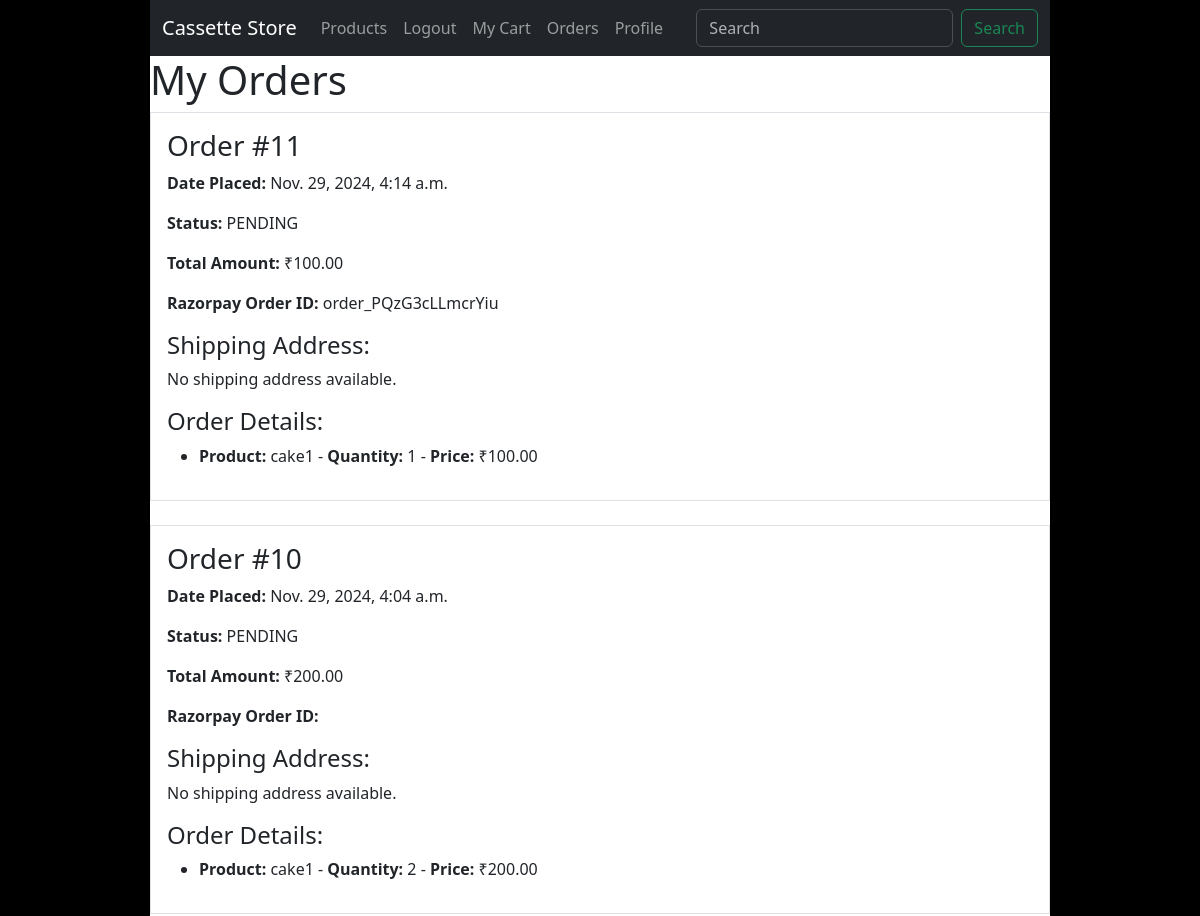
Before: /order_history/ (signed in, upper part) with the older database file.
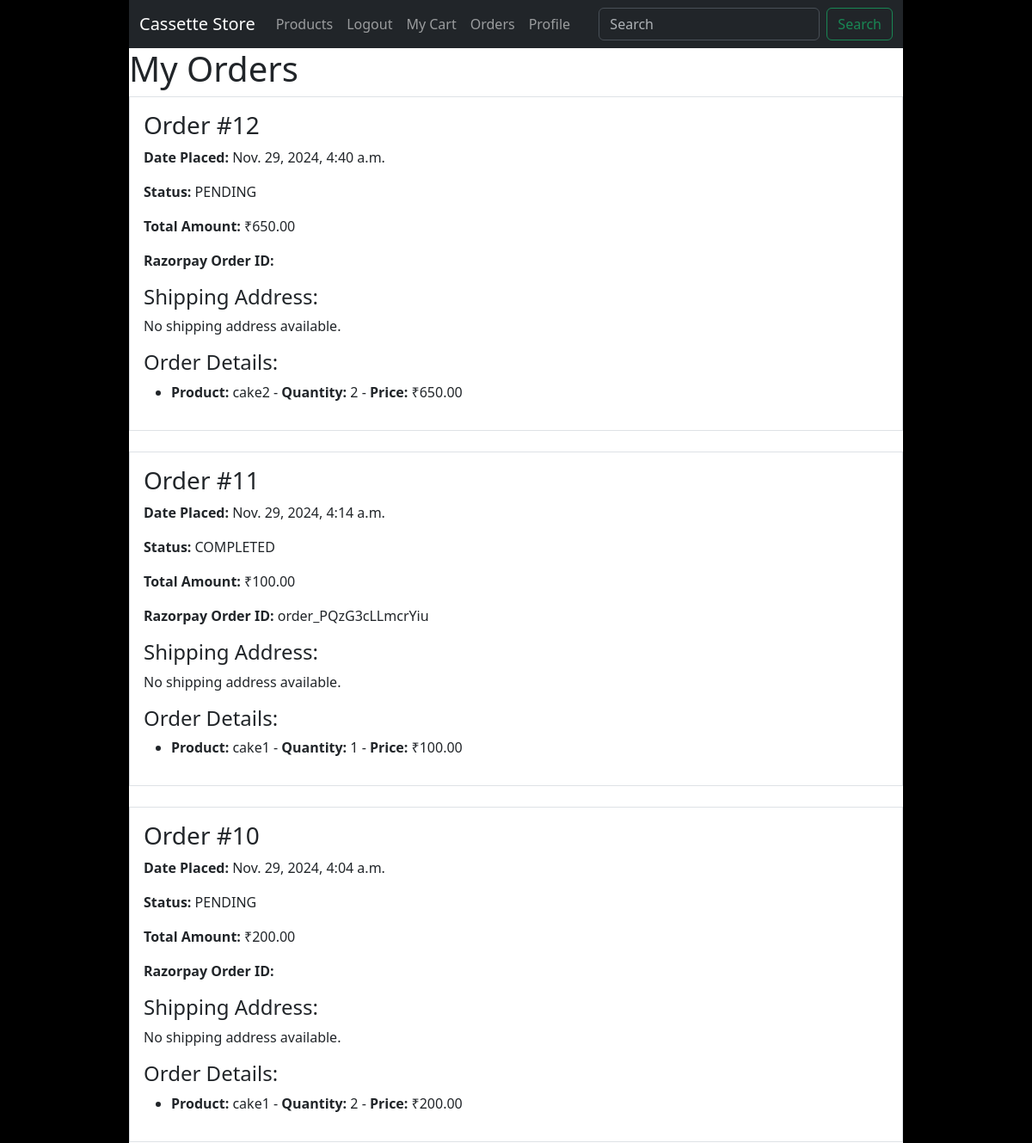
After: the same page with the newer database file.
### orders/models.py (models this page shows, shortened)
class Order(models.Model):
    user = models.ForeignKey(User, on_delete=models.CASCADE)
    order_date = models.DateTimeField(auto_now_add=True)
    total_amount = models.DecimalField(max_digits=10, decimal_places=2)
    status = models.CharField(max_length=20, choices=[('PENDING','Pending'),('COMPLETED','Completed')])
    razorpay_order_id = models.CharField(max_length=255)
    address = models.ForeignKey(Address, on_delete=models.CASCADE, null=True, blank=True, related_name="orders")

class OrderDetails(models.Model):
    order = models.ForeignKey(Order, related_name="order_details", on_delete=models.CASCADE)
    order_item = models.ForeignKey(Product, on_delete=models.CASCADE)
    quantity = models.PositiveIntegerField()
    price = models.DecimalField(max_digits=10, decimal_places=2)

### myapp/models.py (models this page shows, shortened)
class Product(models.Model):
    name = models.CharField(max_length=100) # becomes varchar
    price = models.PositiveIntegerField() # becomes unsigned int
    description = models.TextField() # becomes long or medium text
    stock = models.PositiveIntegerField(default=1)
    created_at =  models.DateTimeField(auto_now_add=True) # stores the curdatetime() in a datetime field
    pic = models.ImageField(upload_to="products/", null = True)

### orders/views.py (the view)
# urls.py: path('order_history/', views.order_history, name='order_history'),
def order_history(request):
    if not request.user.is_authenticated:
        return redirect('login')
    orders = Order.objects.filter(user=request.user).prefetch_related('order_details').order_by('-order_date')
    context =  {
        'orders': orders
        }
    return render(request, 'order_history.html', context)

### orders/templates/order_history.html (shortened to what this page needs)
{% extends 'base.html' %}
{% load static %}
{% block content %}
<h1>My Orders</h1>
{% if orders %}
    {% for order in orders %}
        <div class="order-card mb-4 border p-3">
            <h3>Order #{{ order.id }}</h3>
            <p><strong>Date Placed:</strong> {{ order.order_date }}</p>
            <p><strong>Status:</strong> {{ order.status }}</p>
            <p><strong>Total Amount:</strong> ₹{{ order.total_amount }}</p>
            <p><strong>Razorpay Order ID:</strong> {{ order.razorpay_order_id }}</p>
            <h4>Shipping Address:</h4>
            {% if order.address %}
                <p><strong>Address Line 1:</strong> {{ order.address.address_line1 }}</p>
                <p><strong>Address Line 2:</strong> {{ order.address.address_line2 }}</p>
                <p><strong>City:</strong> {{ order.address.city }}</p>
                <p><strong>State:</strong> {{ order.address.state }}</p>
                <p><strong>ZIP Code:</strong> {{ order.address.zip_code }}</p>
                <p><strong>Country:</strong> {{ order.address.country }}</p>
            {% else %}
                <p>No shipping address available.</p>
            {% endif %}
            <h4>Order Details:</h4>
            <ul>
                {% for item in order.order_details.all %}
                    <li>
                        <strong>Product:</strong> {{ item.order_item.name }} -
                        <strong>Quantity:</strong> {{ item.quantity }} -
                        <strong>Price:</strong> ₹{{ item.price }}
                    </li>
                {% endfor %}
            </ul>
        </div>
    {% endfor %}
{% else %}
    <p>No orders found!</p>
{% endif %}
{% endblock %}

Changed rows visible on the page:
added Order: id "12", order_date "Nov. 29, 2024, 4:40 a.m.", status "PENDING", total_amount "650.00", shows "No shipping address available."
added OrderDetails: order_item.name "cake2", quantity "2", price "650.00", shown under "12"
changed Order "order_PQzG3cLLmcrYiu": status "PENDING" → "COMPLETED"
